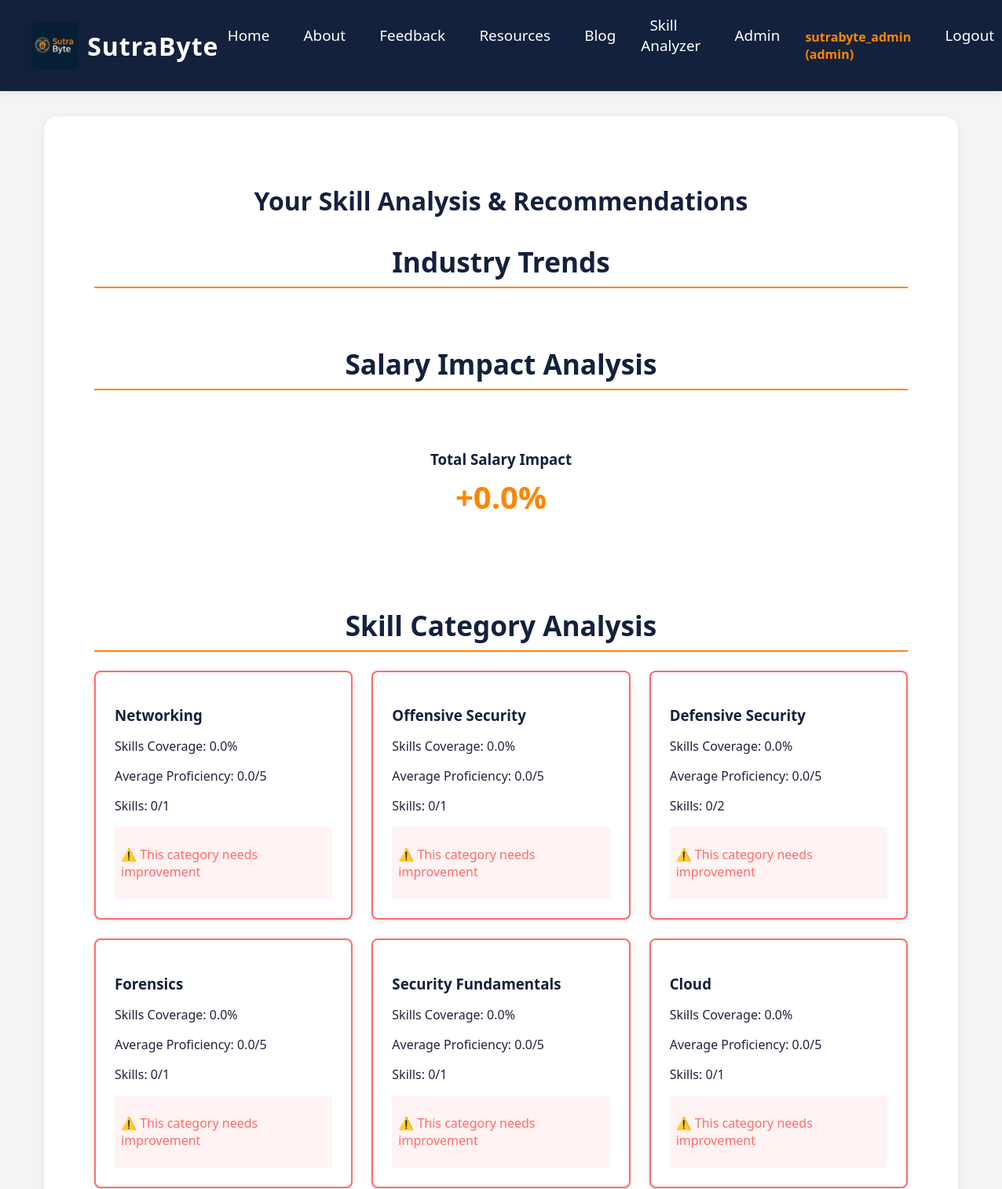
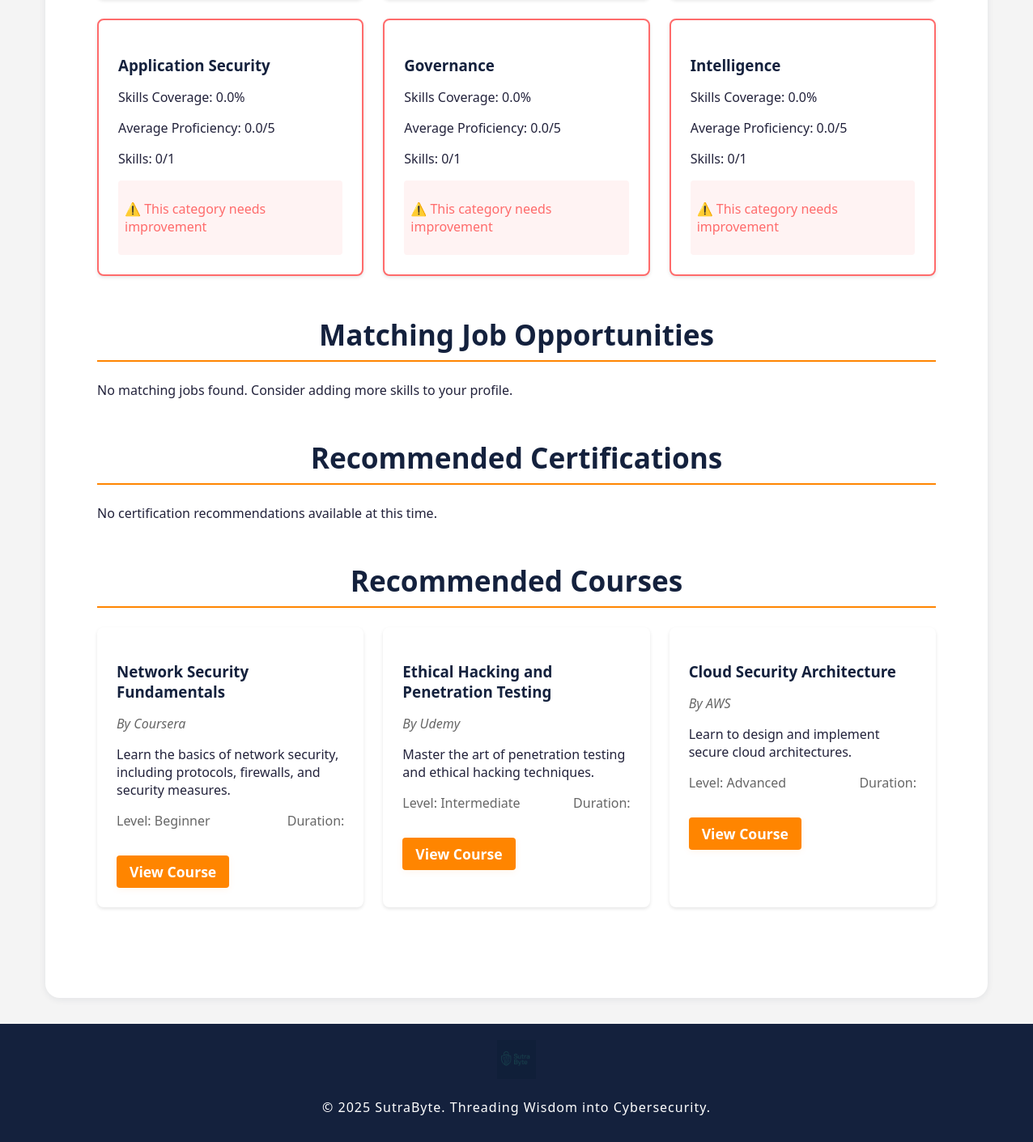
/skill-analyzer/recommendations (signed in), run on the app's committed database (2 pictures, top to bottom).
### app.py (models this page shows, shortened)
class User(db.Model, UserMixin):
    id = db.Column(db.Integer, primary_key=True)
    username = db.Column(db.String(80), unique=True, nullable=False)
    email = db.Column(db.String(120), unique=True, nullable=False)
    password_hash = db.Column(db.String(128), nullable=False)
    role = db.Column(db.String(20), nullable=False, default='student')
    registered_on = db.Column(db.DateTime, default=datetime.utcnow)
    skills = db.relationship('UserSkill', backref='user', lazy=True)
    experience = db.Column(db.Integer, default=0)  # Years of experience
    used = db.Column(db.Boolean, default=False)  # New: track if pre-generated user is assigned
    plain_password = db.Column(db.String(64), nullable=True)  # Store generated password for display

class Skill(db.Model):
    id = db.Column(db.Integer, primary_key=True)
    name = db.Column(db.String(50), unique=True, nullable=False)
    category = db.Column(db.String(50), nullable=False)  # e.g., 'Cybersecurity', 'Networking', etc.
    description = db.Column(db.Text)

class Course(db.Model):
    id = db.Column(db.Integer, primary_key=True)
    title = db.Column(db.String(200), nullable=False)
    provider = db.Column(db.String(100))
    description = db.Column(db.Text)
    skills_taught = db.relationship('CourseSkill', backref='course', lazy=True)
    level = db.Column(db.String(50))  # e.g., 'Beginner', 'Intermediate', 'Advanced'
    url = db.Column(db.String(500))

### app.py (the view, shortened to what this page needs)
@app.route('/skill-analyzer/recommendations')
@login_required
def skill_recommendations():
    user_skills = UserSkill.query.filter_by(user_id=current_user.id).all()
    user_skill_ids = {us.skill_id: us.proficiency for us in user_skills}
    categories, weak_categories = get_skill_category_gaps(user_skill_ids)
    industry_trends = get_industry_trends()
    salary_impact, skill_impacts = calculate_salary_impact(user_skill_ids)
    recommended_certs = get_recommended_certifications(user_skills)
    matching_jobs = []
    all_jobs = Job.query.all()
    for job in all_jobs:
        required_skills = JobSkill.query.filter_by(job_id=job.id).all()
        missing_skills = []
        matching_skills = []
        for req_skill in required_skills:
            if req_skill.skill_id in user_skill_ids:
                if user_skill_ids[req_skill.skill_id] >= req_skill.required_proficiency:
                    matching_skills.append(req_skill.skill.name)
                else:
                    missing_skills.append(req_skill.skill.name)
            else:
                missing_skills.append(req_skill.skill.name)
    matching_jobs.sort(key=lambda x: x['match_score'], reverse=True)
    missing_skills = set()
    for job_match in matching_jobs:
        missing_skills.update(job_match['missing_skills'])
    recommended_courses = get_personalized_course_recommendations(
        user_skill_ids,
        missing_skills,
        weak_categories
    )
    return render_template('skill_analyzer/recommendations.html',
                         matching_jobs=matching_jobs,
                         recommended_courses=[item['course'] for item in recommended_courses],
                         categories=categories,
                         weak_categories=weak_categories,
                         industry_trends=industry_trends,
                         salary_impact=salary_impact,
                         skill_impacts=skill_impacts,
                         recommended_certs=recommended_certs)

### app.py (called while the page is built, shortened)
@login_manager.user_loader
def load_user(user_id):
    return User.query.get(int(user_id))

def calculate_salary_impact(user_skills):
    total_impact = 0
    skill_impacts = []
    return total_impact, skill_impacts

def get_industry_trends():
    trends = IndustryTrend.query.order_by(IndustryTrend.demand_level.desc()).all()
    return [{
        'skill': trend.skill.name,
        'demand_level': trend.demand_level,
        'trend_direction': trend.trend_direction,
        'last_updated': trend.last_updated
    } for trend in trends]

def get_recommended_certifications(user_skills):
    user_skill_ids = [skill.skill_id for skill in user_skills]
    recommended_certs = []
    all_certifications = Certification.query.all()
    recommended_certs.sort(key=lambda x: x['relevance_score'], reverse=True)
    return recommended_certs[:5]

### templates/skill_analyzer/recommendations.html (shortened to what this page needs)
{% extends "base.html" %}
{% block content %}
<div class="container">
    <h1>Your Skill Analysis & Recommendations</h1>
    <section class="industry-trends">
        <h2>Industry Trends</h2>
    </section>
    <section class="salary-impact">
        <h2>Salary Impact Analysis</h2>
        <div class="impact-summary">
            <div class="total-impact">
                <h3>Total Salary Impact</h3>
                <div class="impact-value">+{{ "%.1f"|format(salary_impact) }}%</div>
            </div>
        </div>
    </section>
    <section class="skill-categories">
        <h2>Skill Category Analysis</h2>
        <div class="category-grid">
            {% for category, stats in categories.items() %}
            <div class="category-card {% if category in weak_categories %}weak-category{% endif %}">
                <h3>{{ category }}</h3>
                <div class="stats">
                    <p>Skills Coverage: {{ "%.1f"|format(stats.coverage) }}%</p>
                    <p>Average Proficiency: {{ "%.1f"|format(stats.avg_proficiency) }}/5</p>
                    <p>Skills: {{ stats.user_skills }}/{{ stats.total_skills }}</p>
                </div>
                {% if category in weak_categories %}
                <div class="weak-category-warning">
                    <p>⚠️ This category needs improvement</p>
                </div>
                {% endif %}
            </div>
            {% endfor %}
        </div>
    </section>
    <section class="job-matches">
        <h2>Matching Job Opportunities</h2>
        {% if matching_jobs %}
            {% for match in matching_jobs %}
            <div class="job-card">
                <div class="job-header">
                    <h3>{{ match.job.title }}</h3>
                    <div class="match-score">
                        Match Score: {{ "%.1f"|format(match.match_score) }}%
                    </div>
                </div>
                <p class="job-description">{{ match.job.description }}</p>
                <div class="job-details">
                    <p><strong>Salary Range:</strong> {{ match.job.salary_range }}</p>
                    <p><strong>Experience Required:</strong> {{ match.job.experience_required }} years</p>
                </div>
                <div class="skills-section">
                    <div class="matching-skills">
                        <h4>Your Matching Skills:</h4>
                        <ul>
                            {% for skill in match.matching_skills %}
                            <li class="skill-match">✓ {{ skill }}</li>
                            {% endfor %}
                        </ul>
                    </div>
                    <div class="missing-skills">
                        <h4>Skills to Develop:</h4>
                        <ul>
                            {% for skill in match.missing_skills %}
                            <li class="skill-gap">⚠️ {{ skill }}</li>
                            {% endfor %}
                        </ul>
                    </div>
                </div>
            </div>
            {% endfor %}
        {% else %}
            <p>No matching jobs found. Consider adding more skills to your profile.</p>
        {% endif %}
    </section>
    <section class="certifications">
        <h2>Recommended Certifications</h2>
        {% if recommended_certs %}
            <div class="cert-grid">
                {% for cert in recommended_certs %}
                <div class="cert-card">
                    <h3>{{ cert.certification.name }}</h3>
                    <p class="cert-provider">By {{ cert.certification.provider }}</p>
                    <p class="cert-description">{{ cert.certification.description }}</p>
                    <div class="cert-details">
                        <span class="cert-level">Level: {{ cert.certification.level }}</span>
                        <span class="cert-validity">Valid for: {{ cert.certification.validity_period }} months</span>
                    </div>
                    <div class="missing-skills">
                        <h4>Skills You'll Gain:</h4>
                        <ul>
                            {% for skill in cert.missing_skills %}
                            <li>📚 {{ skill }}</li>
                            {% endfor %}
                        </ul>
                    </div>
                    <a href="{{ cert.certification.url }}" class="btn" target="_blank">Learn More</a>
                </div>
                {% endfor %}
            </div>
        {% else %}
            <p>No certification recommendations available at this time.</p>
        {% endif %}
    </section>
    <section class="course-recommendations">
        <h2>Recommended Courses</h2>
        {% if recommended_courses %}
            <div class="course-grid">
                {% for course in recommended_courses %}
                <div class="course-card">
                    <h3>{{ course.title }}</h3>
                    <p class="course-provider">By {{ course.provider }}</p>
                    <p class="course-description">{{ course.description }}</p>
                    <div class="course-details">
                        <span class="course-level">Level: {{ course.level }}</span>
                        <span class="course-duration">Duration: {{ course.duration }}</span>
                    </div>
                    <a href="{{ course.url }}" class="btn" target="_blank">View Course</a>
                </div>
                {% endfor %}
            </div>
        {% else %}
            <p>No course recommendations available at this time.</p>
        {% endif %}
    </section>
</div>
{% endblock %}

### templates/base.html (shortened to what this page needs)
<!DOCTYPE html>
<html lang="en">
<head>
    <link rel="stylesheet" href="{{ url_for('static', filename='style.css') }}">
    <link rel="stylesheet" href="https://cdnjs.cloudflare.com/ajax/libs/font-awesome/6.4.0/css/all.min.css">
</head>
<body>
    <header>
        <nav class="navbar">
            <a href="/" class="logo">
                <img src="{{ url_for('static', filename='sutra-byte-logo1.png') }}" alt="SutraByte Logo" height="60">
                <span>SutraByte</span>
            </a>
            <ul class="nav-links">
                <li><a href="/">Home</a></li>
                <li><a href="/about">About</a></li>
                <li><a href="/feedback">Feedback</a></li>
                {% if current_user.is_authenticated %}
                    <li><a href="/resources">Resources</a></li>
                    <li><a href="/blog">Blog</a></li>
                    <li><a href="{{ url_for('skill_analyzer') }}">Skill Analyzer</a></li>
                    {% if current_user.role == 'admin' %}
                        <li><a href="/admin">Admin</a></li>
                    {% endif %}
                    <li><span style="color:var(--saffron);font-weight:600;">{{ current_user.username }} ({{ current_user.role }})</span></li>
                    <li><a href="{{ url_for('logout') }}">Logout</a></li>
                {% else %}
                    <li><a href="{{ url_for('login') }}">Login</a></li>
                    <li><a href="{{ url_for('register') }}">Register</a></li>
                {% endif %}
            </ul>
        </nav>
    </header>
    <main>
        {% block content %}{% endblock %}
    </main>
    <footer>
        <div>
            <img src="{{ url_for('static', filename='sutra-byte-logo2.png') }}" alt="SutraByte Watermark Logo" height="48">
            <p>&copy; 2025 SutraByte. Threading Wisdom into Cybersecurity.</p>
        </div>
    </footer>
</body>
</html>

### static/style.css (style rules this page uses)
:root { --deep-blue: #14213d; --saffron: #ff8500; --white: #fff; --grey: #f4f4f4; --text: #22223b; --shadow: 0 2px 8px rgba(20,33,61,0.08); }
html, body { margin: 0; padding: 0; font-family: 'Segoe UI', 'Roboto', 'Arial', sans-serif; background: var(--grey); color: var(--text); min-height: 100vh; }
header { background: var(--deep-blue); box-shadow: var(--shadow); min-height: 76px; }
.navbar { display: flex; align-items: center; justify-content: space-between; max-width: 1200px; margin: 0 auto; padding: 1.2rem 2.5rem; min-height: 76px; }
.logo { display: flex; align-items: center; text-decoration: none; color: var(--white); font-size: 2rem; font-weight: bold; letter-spacing: 1px; }
.logo img { margin-right: 0.7rem; box-shadow: 0 2px 8px rgba(20,33,61,0.10); }
.nav-links { list-style: none; display: flex; gap: 2rem; margin: 0; padding: 0; align-items: center; }
.nav-links a { color: var(--white); text-decoration: none; font-weight: 500; font-size: 1.18rem; transition: color 0.2s; position: relative; padding: 0.4rem 0.7rem; }
.nav-links a::after { content: ''; display: block; width: 0; height: 2px; background: var(--saffron); transition: width 0.3s; position: absolute; left: 0; bottom: -4px; }
main { max-width: 1100px; margin: 2rem auto 0 auto; padding: 2rem; background: var(--white); border-radius: 18px; box-shadow: var(--shadow); min-height: 60vh; }
footer { background: var(--deep-blue); color: var(--white); text-align: center; padding: 1.2rem 0 1rem 0; margin-top: 2rem; font-size: 1rem; letter-spacing: 1px; }
footer img { opacity: 0.18; margin-bottom: 0.2rem; }
.btn { background: var(--saffron); color: var(--white); border: none; border-radius: 6px; padding: 0.7rem 1.5rem; font-size: 1.1rem; font-weight: 600; cursor: pointer; transition: background 0.2s, transform 0.2s; box-shadow: 0 2px 8px rgba(255,133,0,0.08); margin-top: 1rem; text-decoration: none; display: inline-block; }
h2 { color: var(--deep-blue); font-size: 2.2rem; margin-bottom: 2rem; text-align: center; }
h1, h2, h3 { color: var(--deep-blue); font-family: 'Segoe UI', 'Roboto', 'Arial', sans-serif; margin-bottom: 0.5rem; }

### templates/skill_analyzer/recommendations.html (style rules this page uses)
.container { max-width: 1200px; margin: 0 auto; padding: 2rem; }
section { margin-bottom: 3rem; }
h1 { color: var(--deep-blue); margin-bottom: 2rem; text-align: center; }
h2 { color: var(--deep-blue); margin-bottom: 1.5rem; border-bottom: 2px solid var(--saffron); padding-bottom: 0.5rem; }
.impact-summary { background: white; padding: 2rem; border-radius: 8px; margin-bottom: 2rem; text-align: center; }
.total-impact .impact-value { font-size: 2.5rem; color: var(--saffron); font-weight: bold; }
.category-grid { display: grid; grid-template-columns: repeat(auto-fit, minmax(250px, 1fr)); gap: 1.5rem; margin-bottom: 2rem; }
.category-card { background: white; padding: 1.5rem; border-radius: 8px; box-shadow: 0 2px 4px rgba(0,0,0,0.1); }
.weak-category { border: 2px solid #ff6b6b; }
.weak-category-warning { margin-top: 1rem; padding: 0.5rem; background: #fff3f3; border-radius: 4px; color: #ff6b6b; }
.course-grid { display: grid; grid-template-columns: repeat(auto-fit, minmax(300px, 1fr)); gap: 1.5rem; }
.course-card { background: white; padding: 1.5rem; border-radius: 8px; box-shadow: 0 2px 4px rgba(0,0,0,0.1); }
.course-provider { color: #666; font-style: italic; margin-bottom: 1rem; }
.course-details { display: flex; justify-content: space-between; margin: 1rem 0; color: #666; }
.btn { display: inline-block; background: var(--saffron); color: white; padding: 0.5rem 1rem; border-radius: 4px; text-decoration: none; transition: background 0.3s; }

### data on the page
User: username "sutrabyte_admin", role "admin"
Skill: category "Networking", coverage "0.0", avg_proficiency "0.0", user_skills "0", total_skills "1", shows "⚠️ This category needs improvement"
Skill: category "Offensive Security", coverage "0.0", avg_proficiency "0.0", user_skills "0", total_skills "1", shows "⚠️ This category needs improvement"
Skill: category "Defensive Security", coverage "0.0", avg_proficiency "0.0", user_skills "0", total_skills "2", shows "⚠️ This category needs improvement"
Skill: category "Forensics", coverage "0.0", avg_proficiency "0.0", user_skills "0", total_skills "1", shows "⚠️ This category needs improvement"
Skill: category "Security Fundamentals", coverage "0.0", avg_proficiency "0.0", user_skills "0", total_skills "1", shows "⚠️ This category needs improvement"
Skill: category "Cloud", coverage "0.0", avg_proficiency "0.0", user_skills "0", total_skills "1", shows "⚠️ This category needs improvement"
Skill: category "Application Security", coverage "0.0", avg_proficiency "0.0", user_skills "0", total_skills "1", shows "⚠️ This category needs improvement"
Skill: category "Governance", coverage "0.0", avg_proficiency "0.0", user_skills "0", total_skills "1", shows "⚠️ This category needs improvement"
Skill: category "Intelligence", coverage "0.0", avg_proficiency "0.0", user_skills "0", total_skills "1", shows "⚠️ This category needs improvement"
Course: title "Network Security Fundamentals", provider "Coursera", description "Learn the basics of network security, including protocols, firewalls, and security measures.", level "Beginner"
Course: title "Ethical Hacking and Penetration Testing", provider "Udemy", description "Master the art of penetration testing and ethical hacking techniques.", level "Intermediate"
Course: title "Cloud Security Architecture", provider "AWS", description "Learn to design and implement secure cloud architectures.", level "Advanced"

### other printed values
{{ "%.1f"|format(salary_impact) }} "0.0"
